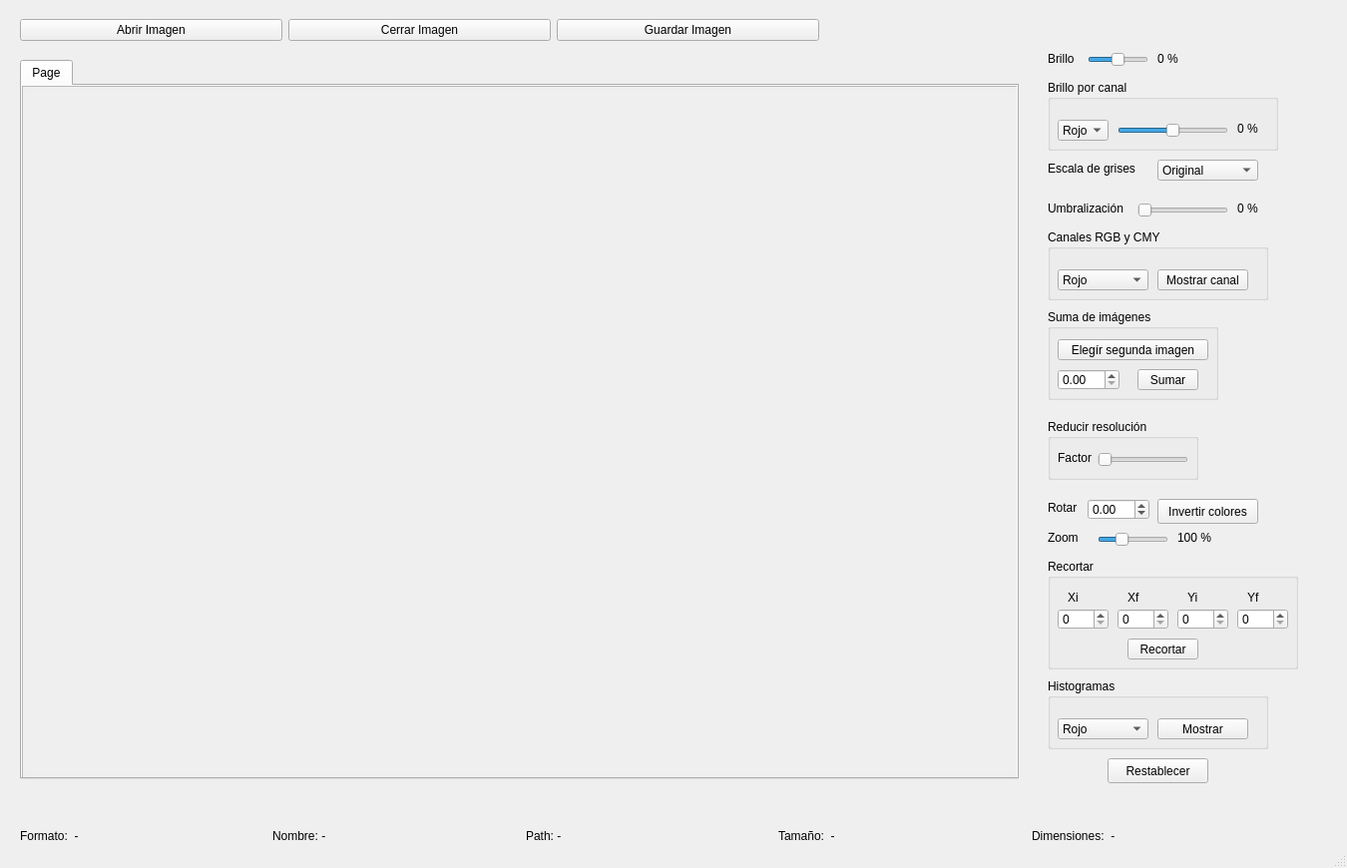
<?xml version="1.0" encoding="UTF-8"?>
<ui version="4.0">
 <class>mainWindow</class>
 <widget class="QMainWindow" name="mainWindow">
  <property name="geometry">
   <rect>
    <x>0</x>
    <y>0</y>
    <width>1350</width>
    <height>870</height>
   </rect>
  </property>
  <property name="minimumSize">
   <size>
    <width>1340</width>
    <height>870</height>
   </size>
  </property>
  <property name="maximumSize">
   <size>
    <width>1400</width>
    <height>870</height>
   </size>
  </property>
  <property name="windowTitle">
   <string>MainWindow</string>
  </property>
  <widget class="QWidget" name="centralwidget">
   <widget class="QWidget" name="footer" native="true">
    <property name="geometry">
     <rect>
      <x>20</x>
      <y>820</y>
      <width>1261</width>
      <height>35</height>
     </rect>
    </property>
    <layout class="QHBoxLayout" name="horizontalLayout">
     <item>
      <widget class="QLabel" name="format_label">
       <property name="text">
        <string>Formato:  -</string>
       </property>
      </widget>
     </item>
     <item>
      <widget class="QLabel" name="name_label">
       <property name="text">
        <string>Nombre: -</string>
       </property>
      </widget>
     </item>
     <item>
      <widget class="QLabel" name="path_label">
       <property name="text">
        <string>Path: -</string>
       </property>
      </widget>
     </item>
     <item>
      <widget class="QLabel" name="size_label">
       <property name="text">
        <string>Tamaño:  -</string>
       </property>
      </widget>
     </item>
     <item>
      <widget class="QLabel" name="dim_label">
       <property name="text">
        <string>Dimensiones:  -</string>
       </property>
      </widget>
     </item>
    </layout>
   </widget>
   <widget class="QTabWidget" name="image_viewer">
    <property name="geometry">
     <rect>
      <x>20</x>
      <y>60</y>
      <width>1001</width>
      <height>721</height>
     </rect>
    </property>
    <property name="currentIndex">
     <number>0</number>
    </property>
    <widget class="QWidget" name="tab">
     <attribute name="title">
      <string>Page</string>
     </attribute>
     <widget class="QScrollArea" name="scrollArea">
      <property name="geometry">
       <rect>
        <x>0</x>
        <y>0</y>
        <width>1001</width>
        <height>721</height>
       </rect>
      </property>
      <property name="widgetResizable">
       <bool>true</bool>
      </property>
      <widget class="QWidget" name="scrollAreaWidgetContents">
       <property name="geometry">
        <rect>
         <x>0</x>
         <y>0</y>
         <width>999</width>
         <height>719</height>
        </rect>
       </property>
       <widget class="QLabel" name="image_label">
        <property name="geometry">
         <rect>
          <x>0</x>
          <y>0</y>
          <width>1001</width>
          <height>721</height>
         </rect>
        </property>
        <property name="text">
         <string/>
        </property>
       </widget>
      </widget>
     </widget>
    </widget>
   </widget>
   <widget class="QWidget" name="controlls" native="true">
    <property name="geometry">
     <rect>
      <x>1040</x>
      <y>30</y>
      <width>281</width>
      <height>761</height>
     </rect>
    </property>
    <widget class="QPushButton" name="inv_color_btn">
     <property name="geometry">
      <rect>
       <x>120</x>
       <y>470</y>
       <width>101</width>
       <height>25</height>
      </rect>
     </property>
     <property name="text">
      <string>Invertir colores</string>
     </property>
    </widget>
    <widget class="QSlider" name="brightness_slider">
     <property name="geometry">
      <rect>
       <x>50</x>
       <y>20</y>
       <width>61</width>
       <height>20</height>
      </rect>
     </property>
     <property name="minimum">
      <number>-100</number>
     </property>
     <property name="maximum">
      <number>100</number>
     </property>
     <property name="orientation">
      <enum>Qt::Horizontal</enum>
     </property>
    </widget>
    <widget class="QLabel" name="brightness_label">
     <property name="geometry">
      <rect>
       <x>10</x>
       <y>20</y>
       <width>31</width>
       <height>17</height>
      </rect>
     </property>
     <property name="text">
      <string>Brillo</string>
     </property>
    </widget>
    <widget class="QGroupBox" name="channel_brightness">
     <property name="geometry">
      <rect>
       <x>10</x>
       <y>50</y>
       <width>231</width>
       <height>71</height>
      </rect>
     </property>
     <property name="title">
      <string>Brillo por canal</string>
     </property>
     <widget class="QSlider" name="channel_brightness_slider">
      <property name="enabled">
       <bool>true</bool>
      </property>
      <property name="geometry">
       <rect>
        <x>70</x>
        <y>40</y>
        <width>111</width>
        <height>21</height>
       </rect>
      </property>
      <property name="minimum">
       <number>-100</number>
      </property>
      <property name="maximum">
       <number>100</number>
      </property>
      <property name="orientation">
       <enum>Qt::Horizontal</enum>
      </property>
     </widget>
     <widget class="QComboBox" name="channel_brightness_selector">
      <property name="geometry">
       <rect>
        <x>10</x>
        <y>40</y>
        <width>51</width>
        <height>21</height>
       </rect>
      </property>
      <item>
       <property name="text">
        <string>Rojo</string>
       </property>
      </item>
      <item>
       <property name="text">
        <string>Verde</string>
       </property>
      </item>
      <item>
       <property name="text">
        <string>Azul</string>
       </property>
      </item>
     </widget>
     <widget class="QLabel" name="channelBrightnessValue_label">
      <property name="geometry">
       <rect>
        <x>190</x>
        <y>40</y>
        <width>41</width>
        <height>17</height>
       </rect>
      </property>
      <property name="text">
       <string>0 %</string>
      </property>
     </widget>
    </widget>
    <widget class="QLabel" name="grayscale_label">
     <property name="geometry">
      <rect>
       <x>10</x>
       <y>130</y>
       <width>91</width>
       <height>17</height>
      </rect>
     </property>
     <property name="text">
      <string>Escala de grises</string>
     </property>
    </widget>
    <widget class="QLabel" name="binaryization_label">
     <property name="geometry">
      <rect>
       <x>10</x>
       <y>170</y>
       <width>81</width>
       <height>17</height>
      </rect>
     </property>
     <property name="text">
      <string>Umbralización</string>
     </property>
    </widget>
    <widget class="QSlider" name="binaryization_slider">
     <property name="geometry">
      <rect>
       <x>100</x>
       <y>170</y>
       <width>91</width>
       <height>21</height>
      </rect>
     </property>
     <property name="maximum">
      <number>255</number>
     </property>
     <property name="orientation">
      <enum>Qt::Horizontal</enum>
     </property>
    </widget>
    <widget class="QComboBox" name="grayscale_selector">
     <property name="geometry">
      <rect>
       <x>120</x>
       <y>130</y>
       <width>101</width>
       <height>21</height>
      </rect>
     </property>
     <item>
      <property name="text">
       <string>Original</string>
      </property>
     </item>
     <item>
      <property name="text">
       <string>Promedio</string>
      </property>
     </item>
     <item>
      <property name="text">
       <string>Midgray</string>
      </property>
     </item>
     <item>
      <property name="text">
       <string>Luminosidad</string>
      </property>
     </item>
    </widget>
    <widget class="QGroupBox" name="channels_groupBox">
     <property name="geometry">
      <rect>
       <x>10</x>
       <y>200</y>
       <width>221</width>
       <height>71</height>
      </rect>
     </property>
     <property name="title">
      <string>Canales RGB y CMY</string>
     </property>
     <widget class="QComboBox" name="channel_selector">
      <property name="geometry">
       <rect>
        <x>10</x>
        <y>40</y>
        <width>91</width>
        <height>21</height>
       </rect>
      </property>
      <item>
       <property name="text">
        <string>Rojo</string>
       </property>
      </item>
      <item>
       <property name="text">
        <string>Verde</string>
       </property>
      </item>
      <item>
       <property name="text">
        <string>Azul</string>
       </property>
      </item>
      <item>
       <property name="text">
        <string>Cian</string>
       </property>
      </item>
      <item>
       <property name="text">
        <string>Magenta</string>
       </property>
      </item>
      <item>
       <property name="text">
        <string>Amarillo</string>
       </property>
      </item>
     </widget>
     <widget class="QPushButton" name="channel_show_btn">
      <property name="geometry">
       <rect>
        <x>110</x>
        <y>40</y>
        <width>91</width>
        <height>21</height>
       </rect>
      </property>
      <property name="text">
       <string>Mostrar canal</string>
      </property>
     </widget>
    </widget>
    <widget class="QGroupBox" name="add_images_groupBox">
     <property name="geometry">
      <rect>
       <x>10</x>
       <y>280</y>
       <width>171</width>
       <height>91</height>
      </rect>
     </property>
     <property name="title">
      <string>Suma de imágenes</string>
     </property>
     <widget class="QPushButton" name="image_selector_btn">
      <property name="geometry">
       <rect>
        <x>10</x>
        <y>30</y>
        <width>151</width>
        <height>21</height>
       </rect>
      </property>
      <property name="text">
       <string>Elegír segunda imagen</string>
      </property>
     </widget>
     <widget class="QDoubleSpinBox" name="weights_spinBox">
      <property name="geometry">
       <rect>
        <x>10</x>
        <y>60</y>
        <width>62</width>
        <height>21</height>
       </rect>
      </property>
      <property name="maximum">
       <double>1.000000000000000</double>
      </property>
      <property name="singleStep">
       <double>0.100000000000000</double>
      </property>
     </widget>
     <widget class="QPushButton" name="add_btn">
      <property name="geometry">
       <rect>
        <x>90</x>
        <y>60</y>
        <width>61</width>
        <height>21</height>
       </rect>
      </property>
      <property name="text">
       <string>Sumar</string>
      </property>
     </widget>
    </widget>
    <widget class="QLabel" name="zoom_label">
     <property name="geometry">
      <rect>
       <x>10</x>
       <y>500</y>
       <width>41</width>
       <height>17</height>
      </rect>
     </property>
     <property name="text">
      <string>Zoom</string>
     </property>
    </widget>
    <widget class="QSlider" name="zoom_slider">
     <property name="geometry">
      <rect>
       <x>60</x>
       <y>500</y>
       <width>71</width>
       <height>21</height>
      </rect>
     </property>
     <property name="minimum">
      <number>10</number>
     </property>
     <property name="maximum">
      <number>300</number>
     </property>
     <property name="value">
      <number>100</number>
     </property>
     <property name="orientation">
      <enum>Qt::Horizontal</enum>
     </property>
    </widget>
    <widget class="QGroupBox" name="reduce_resolution">
     <property name="geometry">
      <rect>
       <x>10</x>
       <y>390</y>
       <width>151</width>
       <height>61</height>
      </rect>
     </property>
     <property name="title">
      <string>Reducir resolución</string>
     </property>
     <widget class="QLabel" name="factor_label">
      <property name="geometry">
       <rect>
        <x>10</x>
        <y>30</y>
        <width>41</width>
        <height>17</height>
       </rect>
      </property>
      <property name="text">
       <string>Factor</string>
      </property>
     </widget>
     <widget class="QSlider" name="factor_slider">
      <property name="geometry">
       <rect>
        <x>50</x>
        <y>30</y>
        <width>91</width>
        <height>21</height>
       </rect>
      </property>
      <property name="minimum">
       <number>1</number>
      </property>
      <property name="maximum">
       <number>100</number>
      </property>
      <property name="orientation">
       <enum>Qt::Horizontal</enum>
      </property>
     </widget>
    </widget>
    <widget class="QLabel" name="rotate_label">
     <property name="geometry">
      <rect>
       <x>10</x>
       <y>470</y>
       <width>31</width>
       <height>17</height>
      </rect>
     </property>
     <property name="text">
      <string>Rotar</string>
     </property>
    </widget>
    <widget class="QDoubleSpinBox" name="rotate_spinBox">
     <property name="geometry">
      <rect>
       <x>50</x>
       <y>470</y>
       <width>62</width>
       <height>21</height>
      </rect>
     </property>
     <property name="minimum">
      <double>-180.000000000000000</double>
     </property>
     <property name="maximum">
      <double>360.180000000000007</double>
     </property>
    </widget>
    <widget class="QLabel" name="zoomValue_label">
     <property name="geometry">
      <rect>
       <x>140</x>
       <y>500</y>
       <width>41</width>
       <height>17</height>
      </rect>
     </property>
     <property name="text">
      <string>100 %</string>
     </property>
    </widget>
    <widget class="QLabel" name="brightnessValue_label">
     <property name="geometry">
      <rect>
       <x>120</x>
       <y>20</y>
       <width>41</width>
       <height>17</height>
      </rect>
     </property>
     <property name="text">
      <string>0 %</string>
     </property>
    </widget>
    <widget class="QLabel" name="binaryization_label_2">
     <property name="geometry">
      <rect>
       <x>200</x>
       <y>170</y>
       <width>41</width>
       <height>17</height>
      </rect>
     </property>
     <property name="text">
      <string>0 %</string>
     </property>
    </widget>
    <widget class="QGroupBox" name="histograms">
     <property name="geometry">
      <rect>
       <x>10</x>
       <y>650</y>
       <width>221</width>
       <height>71</height>
      </rect>
     </property>
     <property name="title">
      <string>Histogramas</string>
     </property>
     <widget class="QComboBox" name="select_color_hist">
      <property name="geometry">
       <rect>
        <x>10</x>
        <y>40</y>
        <width>91</width>
        <height>21</height>
       </rect>
      </property>
      <item>
       <property name="text">
        <string>Rojo</string>
       </property>
      </item>
      <item>
       <property name="text">
        <string>Verde</string>
       </property>
      </item>
      <item>
       <property name="text">
        <string>Azul</string>
       </property>
      </item>
      <item>
       <property name="text">
        <string>Cian</string>
       </property>
      </item>
      <item>
       <property name="text">
        <string>Magenta</string>
       </property>
      </item>
      <item>
       <property name="text">
        <string>Amarillo</string>
       </property>
      </item>
     </widget>
     <widget class="QPushButton" name="show_hist_btn">
      <property name="geometry">
       <rect>
        <x>110</x>
        <y>40</y>
        <width>91</width>
        <height>21</height>
       </rect>
      </property>
      <property name="text">
       <string>Mostrar</string>
      </property>
     </widget>
    </widget>
    <widget class="QGroupBox" name="crop">
     <property name="geometry">
      <rect>
       <x>10</x>
       <y>530</y>
       <width>251</width>
       <height>111</height>
      </rect>
     </property>
     <property name="title">
      <string>Recortar</string>
     </property>
     <widget class="QDoubleSpinBox" name="xi_spinBox">
      <property name="geometry">
       <rect>
        <x>10</x>
        <y>50</y>
        <width>51</width>
        <height>21</height>
       </rect>
      </property>
      <property name="decimals">
       <number>0</number>
      </property>
      <property name="maximum">
       <double>1.000000000000000</double>
      </property>
     </widget>
     <widget class="QDoubleSpinBox" name="xf_spinBox">
      <property name="geometry">
       <rect>
        <x>70</x>
        <y>50</y>
        <width>51</width>
        <height>21</height>
       </rect>
      </property>
      <property name="decimals">
       <number>0</number>
      </property>
      <property name="maximum">
       <double>1.000000000000000</double>
      </property>
     </widget>
     <widget class="QDoubleSpinBox" name="yi_spinBox">
      <property name="geometry">
       <rect>
        <x>130</x>
        <y>50</y>
        <width>51</width>
        <height>21</height>
       </rect>
      </property>
      <property name="decimals">
       <number>0</number>
      </property>
      <property name="maximum">
       <double>1.000000000000000</double>
      </property>
     </widget>
     <widget class="QDoubleSpinBox" name="yf_spinBox">
      <property name="geometry">
       <rect>
        <x>190</x>
        <y>50</y>
        <width>51</width>
        <height>21</height>
       </rect>
      </property>
      <property name="decimals">
       <number>0</number>
      </property>
      <property name="maximum">
       <double>1.000000000000000</double>
      </property>
     </widget>
     <widget class="QPushButton" name="crop_btn">
      <property name="geometry">
       <rect>
        <x>80</x>
        <y>80</y>
        <width>71</width>
        <height>21</height>
       </rect>
      </property>
      <property name="text">
       <string>Recortar</string>
      </property>
     </widget>
     <widget class="QLabel" name="xi_label">
      <property name="geometry">
       <rect>
        <x>20</x>
        <y>30</y>
        <width>21</width>
        <height>17</height>
       </rect>
      </property>
      <property name="text">
       <string>Xi</string>
      </property>
     </widget>
     <widget class="QLabel" name="xf_label">
      <property name="geometry">
       <rect>
        <x>80</x>
        <y>30</y>
        <width>21</width>
        <height>17</height>
       </rect>
      </property>
      <property name="text">
       <string>Xf</string>
      </property>
     </widget>
     <widget class="QLabel" name="yi_label">
      <property name="geometry">
       <rect>
        <x>140</x>
        <y>30</y>
        <width>21</width>
        <height>17</height>
       </rect>
      </property>
      <property name="text">
       <string>Yi</string>
      </property>
     </widget>
     <widget class="QLabel" name="yf_label">
      <property name="geometry">
       <rect>
        <x>200</x>
        <y>30</y>
        <width>21</width>
        <height>17</height>
       </rect>
      </property>
      <property name="text">
       <string>Yf</string>
      </property>
     </widget>
    </widget>
    <widget class="QPushButton" name="reset_btn">
     <property name="geometry">
      <rect>
       <x>70</x>
       <y>730</y>
       <width>101</width>
       <height>25</height>
      </rect>
     </property>
     <property name="text">
      <string>Restablecer</string>
     </property>
    </widget>
   </widget>
   <widget class="QWidget" name="header" native="true">
    <property name="geometry">
     <rect>
      <x>20</x>
      <y>9</y>
      <width>801</width>
      <height>43</height>
     </rect>
    </property>
    <layout class="QHBoxLayout" name="horizontalLayout_2">
     <item>
      <widget class="QPushButton" name="open_img">
       <property name="text">
        <string>Abrir Imagen</string>
       </property>
      </widget>
     </item>
     <item>
      <widget class="QPushButton" name="close_img">
       <property name="text">
        <string>Cerrar Imagen</string>
       </property>
      </widget>
     </item>
     <item>
      <widget class="QPushButton" name="save_img">
       <property name="text">
        <string>Guardar Imagen</string>
       </property>
      </widget>
     </item>
    </layout>
   </widget>
  </widget>
  <widget class="QMenuBar" name="menubar">
   <property name="geometry">
    <rect>
     <x>0</x>
     <y>0</y>
     <width>1350</width>
     <height>22</height>
    </rect>
   </property>
  </widget>
  <widget class="QStatusBar" name="statusbar"/>
 </widget>
 <resources/>
 <connections/>
</ui>
